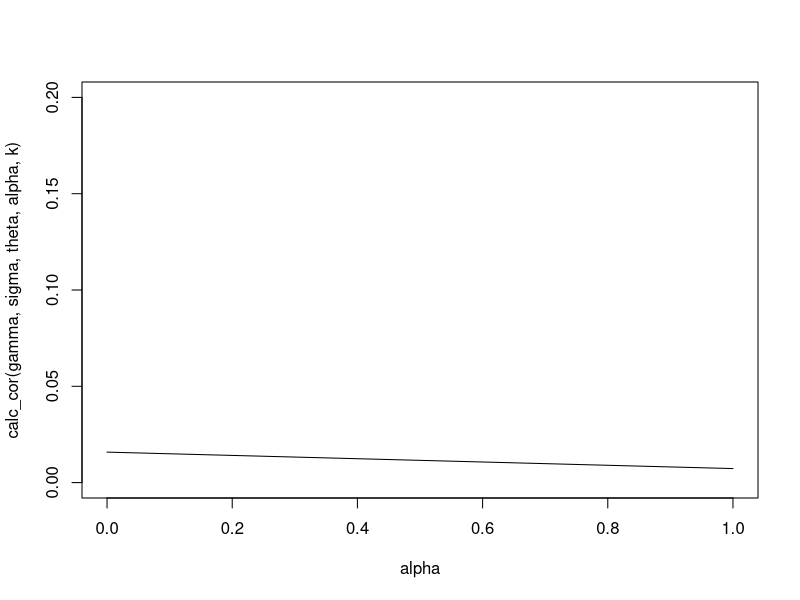

Write the R code that produced this figure.


type_names <- c("b", "g", "s", "n")

type_to_GS <- matrix(c(1, 1, 1, 0, 0, 1, 0, 0), 2, 4,
                     dimnames = list(c("G", "S"), type = type_names))


GS_to_type <- matrix(c("n", "g", "s", "b"), 2, 2, 
                     dimnames = list(G = c("0", "1"), S = c("0", "1")))

G_types <- type_to_GS["G", type_names]
G_parents <- outer(G_types, G_types, `+`)
S_types <- type_to_GS["S", type_names]
S_parents <- outer(S_types, S_types, `+`)

# types of children from types of parents
calc_children_types <- function (types, alpha) {
  stopifnot(sum(types) == 1, all(types >= 0))
  stopifnot(names(types) == type_names)
  

  # copy names and dimensions:
  G_children <- S_children <- G_parents
  # proportion of children with G is average of parents G: 1, 1/2 or 0
  # proportion of children with S is 1 if both parents have S = 1, alpha if only one does, 0 otherwise
  G_children[] <- c(0, 0.5, 1)[G_parents + 1]   # + 1 for 1-indexing
  S_children[] <- c(0, alpha, 1)[S_parents + 1]
  
  # within each set of parents, G and S of children are independent,
  # so we can do this:
  type_children <- list(
                      b = G_children * S_children, 
                      g = G_children * (1 - S_children),
                      s = (1 - G_children) * S_children,
                      n = (1 - G_children) * (1 - S_children)
                    )
  
  # now we can multiply by the proportions of each parent
  parents_props <- types %o% types
  type_children <- lapply(type_children, `*`, parents_props)
  type_children <- vapply(type_children, sum, numeric(1))
  
  type_children
}


calc_children_from_params <- function (gamma, sigma, theta, alpha, k) {
  stopifnot(k >= 0, k <= 1)
  stopifnot(alpha >= 0, alpha <= 1)
  stopifnot(gamma > 0, gamma < 1, sigma > 0, sigma < 1)
  stopifnot(theta > gamma * sigma, theta <= sigma, theta <= gamma)
  
  
  # just for checking:
  types <- c(
              b = gamma * sigma, 
              g = gamma * (1 - sigma), 
              s = (1 - gamma) * sigma, 
              n = (1 - gamma) * (1 - sigma)
            )
  
  phi <- theta - sigma * gamma
  types_H <- c(
                b = gamma * sigma / theta, 
                g = (1 - k) * phi/theta, 
                s = k * phi/theta, 
                n = 0
              )
  types_L <- c(
                b = 0, 
                g = (gamma * (1 - sigma) - (1 - k) * phi)/(1 - theta),
                s = ((1 - gamma) * sigma - k * phi)/(1 - theta),
                n = (1 - gamma) * (1 - sigma)/(1 - theta)
              )
            
  types_H_chn <- calc_children_types(types_H, alpha = alpha)
  types_L_chn <- calc_children_types(types_L, alpha = alpha)
  types_chn <- theta * types_H_chn + (1 - theta) * types_L_chn
  
  # only for alpha = .5:
  # stopifnot(isTRUE(all.equal(types_chn["b"], types["b"] + types["g"] * types["s"]/2)))
            
  return(types_chn)
}

calc_GS_cor <- function(types) {
  with(as.list(types), 
    b - (b + g)*(b + s)
  )
}

calc_cor <- Vectorize(function (gamma, sigma, theta, alpha, k) {
  calc_GS_cor(calc_children_from_params(gamma, sigma, theta, alpha, k))
})


calc_children_algebra <- function (gamma, sigma, theta, alpha, k) {
  
  b <- gamma * sigma
  g <- gamma * (1 - sigma)
  s <- (1 - gamma) * sigma
  n <- (1 - gamma) * (1 - sigma)
  
  b_H <- b/theta
  g_H <- (1 - k)*(theta - gamma*sigma)/theta
  types_chn <- numeric(4)
  names(types_chn) <- type_names

  types_chn["b"] <- b - theta * (1 - 2 * alpha) * b_H * g_H + alpha * g * s
  types_chn["g"] <- g + theta * (1 - 2 * alpha) * b_H * g_H - alpha * g * s
  types_chn["s"] <- s - (1 - alpha) * g * s
  types_chn["n"] <- n + (1 - alpha) * g * s

  types_chn
}

gamma <- .2
sigma <- 0.6
theta <- .2
k <- .35
curve(calc_cor(gamma, sigma, theta, alpha, k), xname = "alpha", ylim = c(0, .2))
